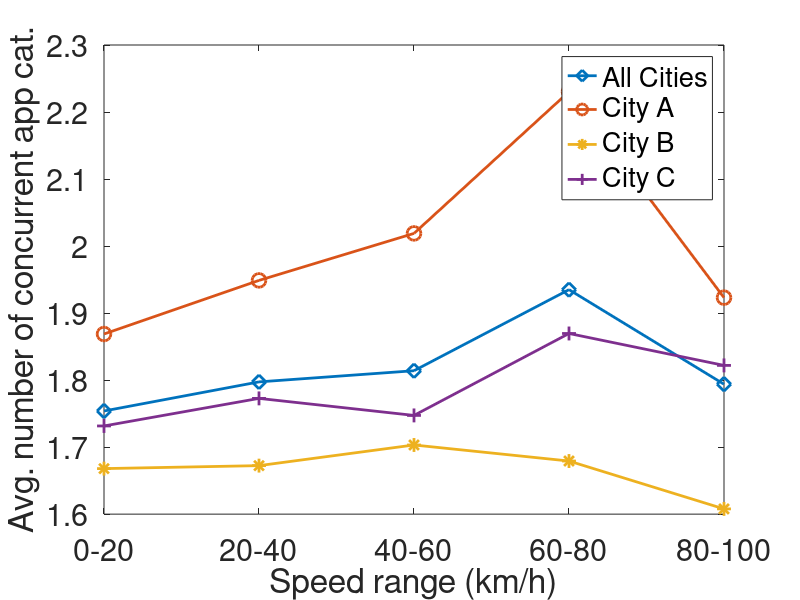

Reproduce this figure in MATLAB. (Note: this script raises an error after producing the figure.)
clear;
clc;
close;

addpath('C:/export_fig/');
M = dlmread('app_category_overlap.csv');
app = M(:, 1:5).'
figure('position', [100, 100, 800, 600])
i = 4
plot(app(:, i + 4), '-d', ...
    'LineWidth',2,...
    'MarkerSize',10)
hold on;
plot(app(:,i + 1), '-o', ...
    'LineWidth',2,...
    'MarkerSize',10)
plot(app(:,i + 2), '-*', ...
    'LineWidth',2,...
    'MarkerSize',10)
plot(app(:,i + 3), '-+', ...
    'LineWidth',2,...
    'MarkerSize',10)
hold off;
ylabel('Avg. number of concurrent app cat.');
xlabel('Speed range (km/h)');
speed = {'0-20', '20-40', '40-60', '60-80', '80-100'};
set(gca, 'XTick', 1:5, 'XTickLabel', speed, 'FontSize',22)
legend('All Cities', 'City A','City B','City C')

set(gcf, 'Color', 'w');
export_fig app_category_overlap_8_6.pdf





